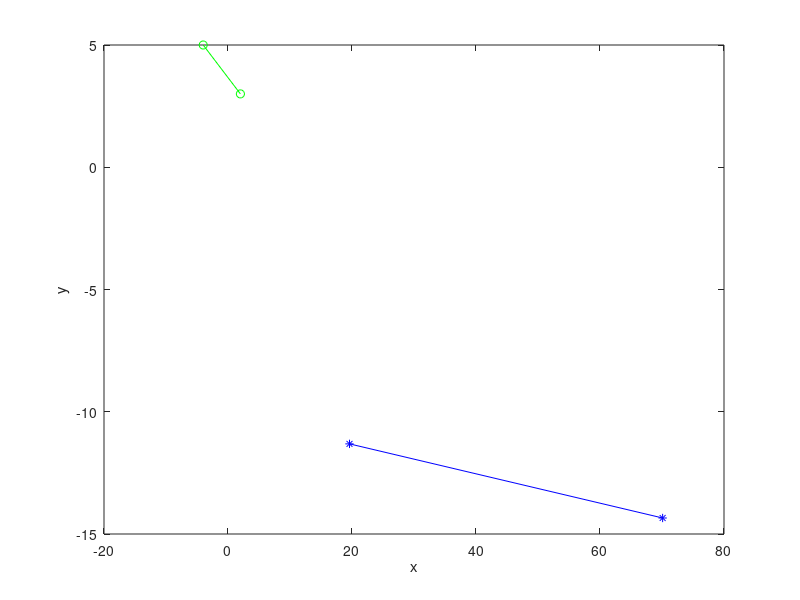

The MATLAB script that drew this image:
% Task 3

% ==============================================================================

% Part a

% Points represented in homogenous coordinate system
x = [2; 3; 1];
y = [-4; 5; 1];

% The cross product of x and y will give us the connecting line between them
l = cross(x, y);
disp('Connecting line between the two points:'), disp(l);

% ==============================================================================

% Part b

% The translation matrix mT for movement in the direction (6, -7)
mT = [
1 0 6;
0 1 -7;
0 0 1
];

% Multiplying the two points by the translation matrix:
x1 = mT * x;
y1 = mT * y;

disp('The points x and y after translation are:');
disp('x1:'), disp(x1);
disp('y1:'), disp(y1);

% The rotation matrix mR for rotation by 15 degrees
phi = deg2rad(15);
mR = [
cos(phi) -sin(phi) 0;
sin(phi) cos(phi) 0;
0 0 1;
];

% Multiplying the points x1 and y1 by the rotation matrix:
x2 = mR * x1;
y2 = mR * y1;

disp('The points x1 and y2 after rotation are:');
disp('x2:'), disp(x2);
disp('y2:'), disp(y2);

% The scale matrix mS for scaling by 8 units
lambda = 8;
mS = [
8 0 0;
0 8 0;
0 0 1;
];

% Multiplying the points x1 and y1 by the rotation matrix:
x3 = mS * x2;
y3 = mS * y2;

disp('The points x2 and y3 after scaling are:');
disp('x3:'), disp(x3);
disp('y3:'), disp(y3);

% ==============================================================================

% Part c

% Performing transformations with one matrix
mTransformation = mS * mR * mT;

% Taking the inverse and then the transpose of the transformation matrix
mTransformationInv = inv(mTransformation);
mTransformationInvTrans = transpose(mTransformationInv);

% Multiplying mTransformationInvTrans with the line
lTransformation = mTransformationInvTrans * l;

xIntercept = (-lTransformation(3)/lTransformation(1));
yIntercept = (-lTransformation(3)/lTransformation(2));

disp('The transformation applied to the line results in:');
disp(lTransformation);

disp('X intercept of the line:');
disp(xIntercept);

disp('Y intercept of the line:');
disp(yIntercept);

% ==============================================================================

% Part d

% Getting the connecting line between the transformed points

l2 = cross(x3, y3);
disp('Connecting line between the two points x3 and y3:'), disp(l2);

xIntercept2 = (-l2(3)/l2(1));
yIntercept2 = (-l2(3)/l2(2));

disp('X intercept of the new line:');
disp(xIntercept2);

disp('Y intercept of the new line:');
disp(yIntercept2);

% ==============================================================================

% Part e

plot([x(1) y(1)], [x(2) y(2)], 'go-', [x3(1) y3(1)], [x3(2) y3(2)], 'b*-');
xlabel('x');
ylabel('y');
